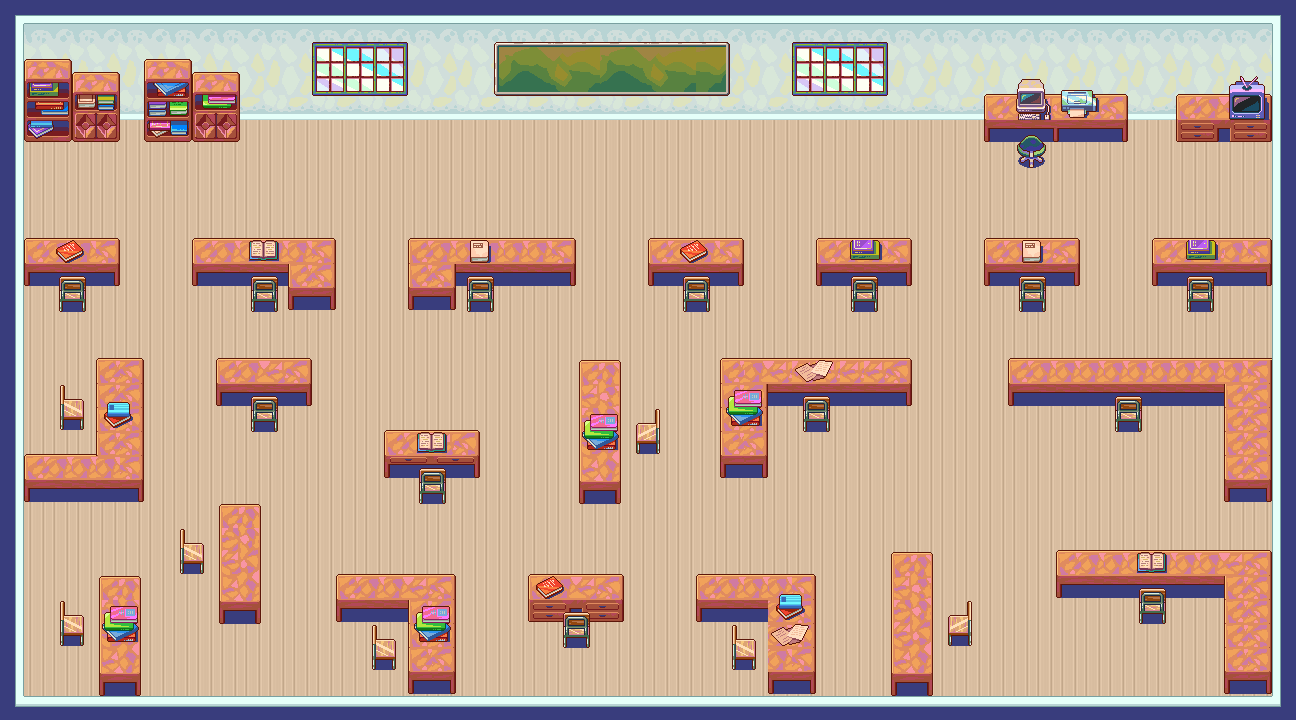

A level layout from a 2D game, rendered from its tile map. Below: a short description, then the map file with tile-grid data replaced by summaries:
An orthogonal 54x30 tile map with 24x24 px tiles, 5 tile layers (Chão, Paredes, Objetos, Cadeiras, ...), 1 hidden layer not drawn, 4 tilesets.

<map version="1.10" tiledversion="1.11.2" orientation="orthogonal" renderorder="right-down" width="54" height="30" tilewidth="24" tileheight="24" infinite="0" nextlayerid="12" nextobjectid="1">
 <tileset firstgid="1" source="chãos.tsx" />
 <tileset firstgid="209" source="ESCOLA PIXEL.tsx" />
 <tileset firstgid="593" source="Sprite transparente.tsx" />
 <tileset firstgid="993" source="COLISÃO.tsx" />
 <layer id="1" name="Chão" width="54" height="30">
  <data>[1620 cells, 1357 non-empty, 6 distinct tile ids]</data>
 </layer>
 <layer id="7" name="Paredes" width="54" height="30">
  <data>[1620 cells, 372 non-empty, 22 distinct tile ids]</data>
 </layer>
 <layer id="3" name="Objetos" width="54" height="30">
  <data>[1620 cells, 340 non-empty, 76 distinct tile ids]</data>
 </layer>
 <layer id="5" name="Cadeiras" width="54" height="30">
  <data>[1620 cells, 234 non-empty, 103 distinct tile ids]</data>
 </layer>
 <layer id="6" name="Variaveis" width="54" height="30">
  <data>[1620 cells, 85 non-empty, 23 distinct tile ids]</data>
 </layer>
 <layer id="11" name="Colisão" width="54" height="30" visible="0">
  <data>[1620 cells, 772 non-empty, 11 distinct tile ids]</data>
 </layer>
</map>
